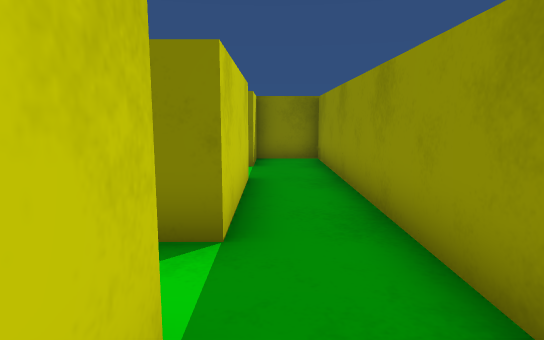
View 1 (above)

16 first-person views from a walk through a Unity game level. The camera is 0.62 m above the floor, tilts 8° down and sees 75° across. The floor is counted in squares, 0.5 m on a side. Each view is taken from the middle of a square. On the plan, view 1 faces up. The plan holds only what a view shows up to about 14 squares ahead; the rest is blank.

View 2
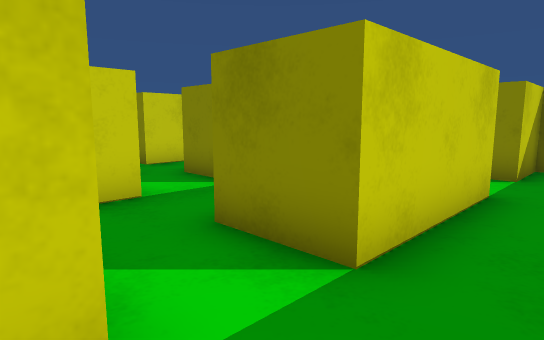

View 3
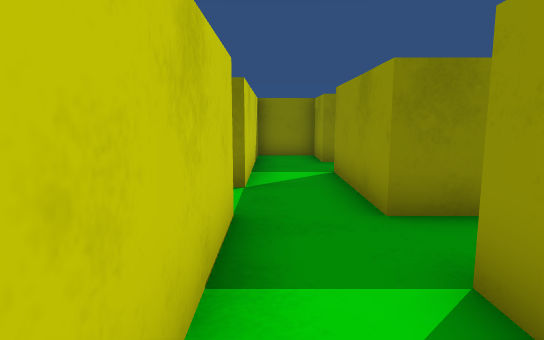

View 4
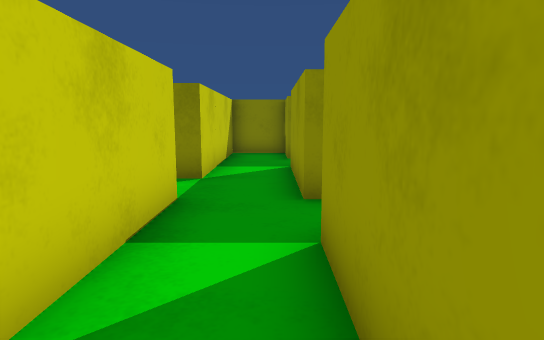

View 5
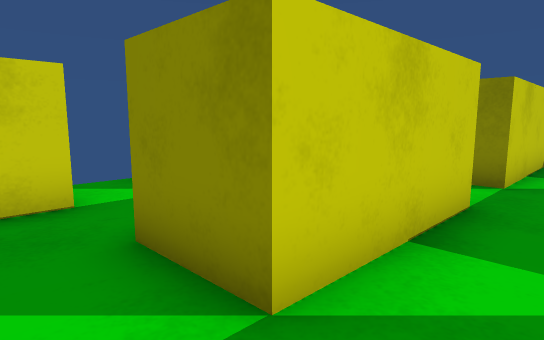

View 6
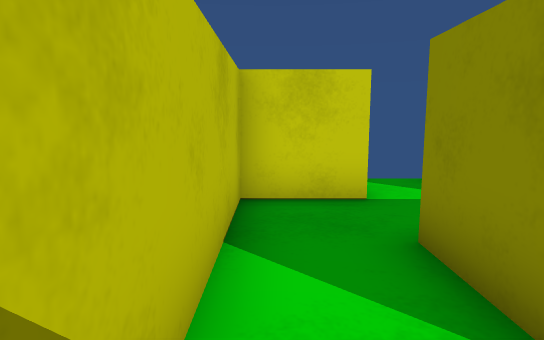

View 7
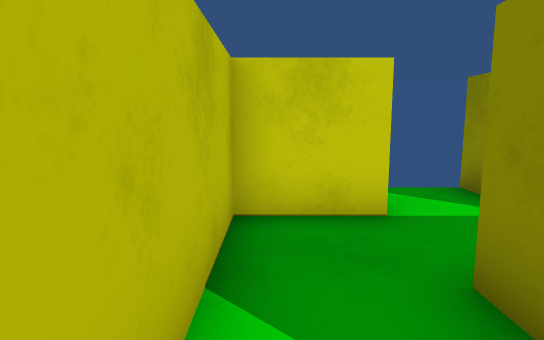

View 8
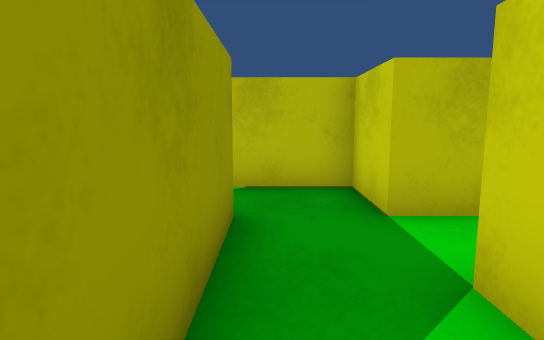

View 9
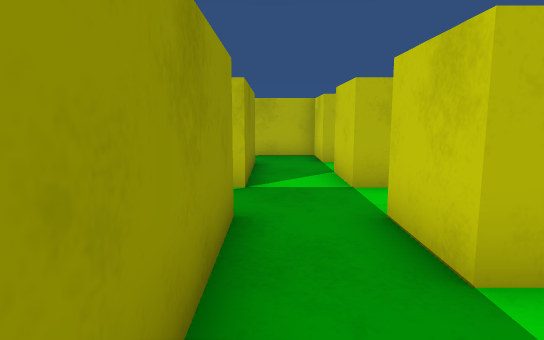

View 10
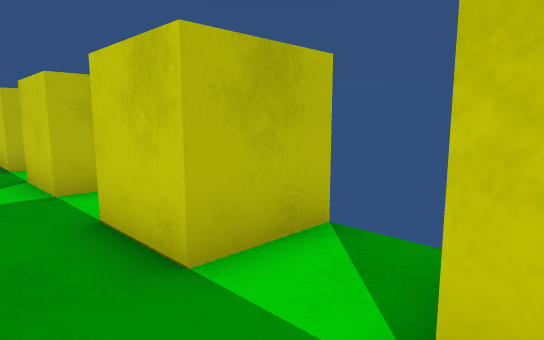

View 11
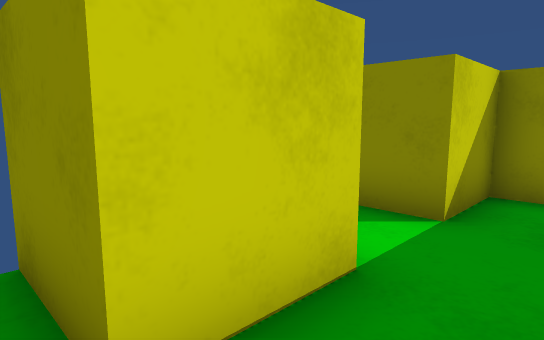

View 12
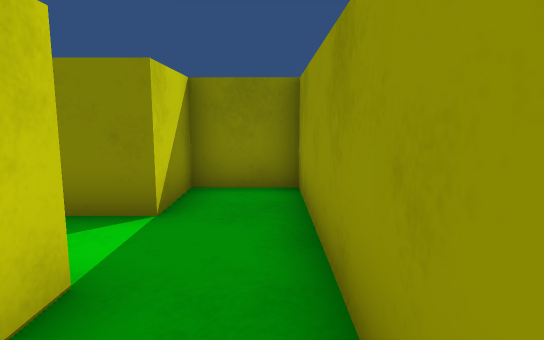

View 13
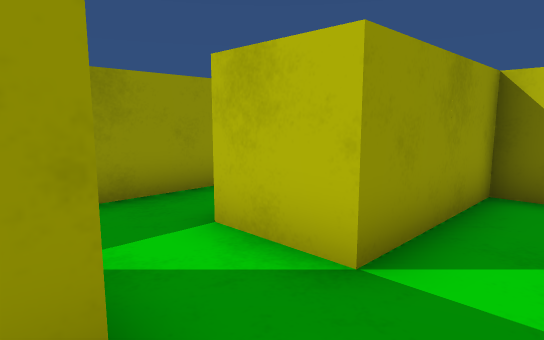

View 14
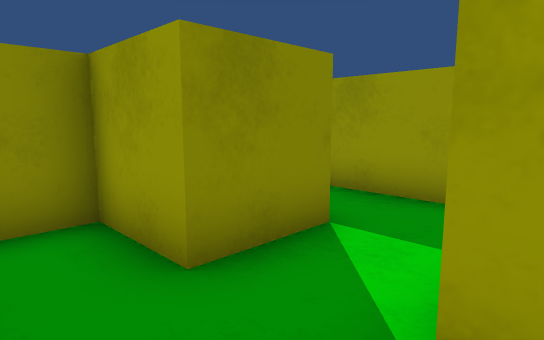

View 15
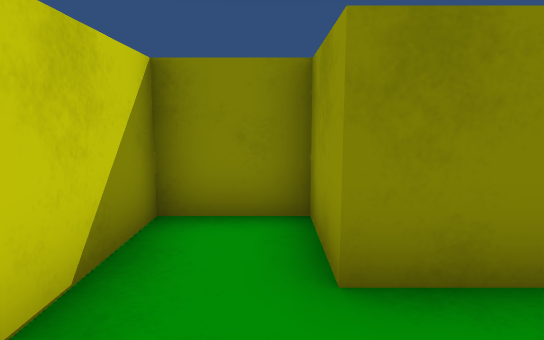

View 16
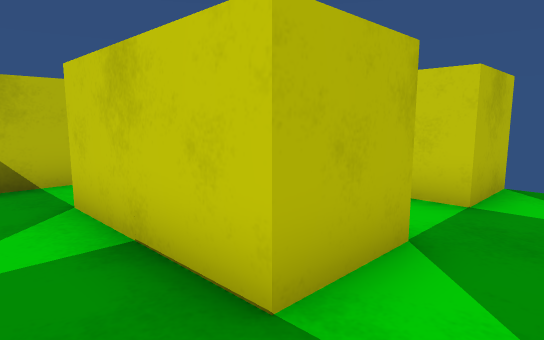

### Floor plan
Points are (right, up) in squares from view 1. A wall is a line through its corners. A room is listed if a view was taken in it or the views show most of it. See-through windows are left out.
Room 1 (views 1, 2)
walls: (-0.5, 7.6) (-0.5, 3.5) (-2.5, 3.5); (-2.5, 1.5) (-0.5, 1.5) (-0.5, 0.5); (1.5, 0) (1.5, 11.5) (-0.5, 11.5) (-0.5, 9.5) (-2.5, 9.5)
ways out: opening at (-1.5, 2.5) to room 5; opening at (-1.5, 8.5) to room 6; opening at (0.5, 0.5)
Room 2 (views 3, 4, 5, 6, 7)
walls: (-4.5, -0.5) (-6.5, -0.5); (-6.5, -2.5) (-2.5, -2.5) (-2.5, -0.5)
ways out: opening at (-3.5, 0.5) to room 5; opening at (-5.5, -1.5) to room 7
Room 3 (views 8, 11, 12)
walls: (-6.5, 5.5) (-6.5, 7.5); (-8.5, 7.5) (-8.5, 5.5) (-10.5, 5.5); (-10.6, 3.5) (-8.5, 3.5) (-8.5, 1.5); (-6.5, 1.5) (-6.5, 3.5)
ways out: opening at (-7.5, 6.5) to room 4; opening at (-5.5, 4.5) to room 5; opening at (-7.5, 2.5) to room 7
Room 4 (views 9, 10)
walls: (-6.5, 7.5) (-6.5, 11.5) (-8.5, 11.5) (-8.5, 9.5) (-9.8, 9.5); (-10.6, 7.5) (-8.5, 7.5)
ways out: opening at (-7.5, 6.5) to room 3
Room 5 (views 13, 16)
walls: (-2.5, 3.5) (-2.5, 5.5); (-6.5, 3.5) (-4.5, 3.5) (-4.5, -0.5); (-4.5, 5.5) (-6.5, 5.5); (-2.5, -0.5) (-2.5, 1.5)
ways out: opening at (-1.5, 2.5) to room 1; opening at (-3.5, 0.5) to room 2; opening at (-5.5, 4.5) to room 3; opening at (-3.5, 6.5) to room 6
Room 6 (views 14, 15)
walls: (-2.5, 9.5) (-2.5, 11.5) (-4.5, 11.5) (-4.5, 5.5); (-2.5, 5.5) (-2.5, 7.5)
ways out: opening at (-1.5, 8.5) to room 1; opening at (-3.5, 6.5) to room 5
Room 7 (no view inside)
walls: (-6.5, -0.5) (-6.5, 1.5); (-9.8, -0.5) (-8.5, -0.5) (-8.5, -2.5) (-6.5, -2.5); (-9.8, 1.5) (-10.5, 1.5)
ways out: opening at (-5.5, -1.5) to room 2; opening at (-7.5, 2.5) to room 3

Positions as (right, up) in squares from view 1, and headings:
1: (0, 0), facing up
2: (1, 1), facing up-left
3: (-4, -1), facing up
4: (-3, -2), facing up
5: (-3, -2), facing up-left
6: (-3, -2), facing left
7: (-4, -2), facing left
8: (-7, 4), facing down
9: (-7, 10), facing down
10: (-7, 10), facing down-left
11: (-7, 5), facing up-left
12: (-7, 5), facing up
13: (-4, 4), facing down-right
14: (-4, 7), facing up-right
15: (-3, 7), facing up
16: (-3, 5), facing down-left
